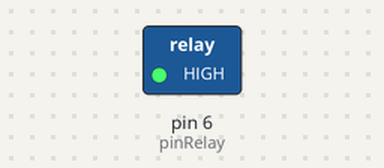
Recording of a sketch running on a simulated Arduino Uno, built with avr-gcc and run on an emulated ATmega328P. Shown: switched loads named in the sketch (green lamp = pin HIGH). Dashed ring = blinking. What the sketch prints to the serial monitor is not drawn.

Above: at 0.2 s.
Timing chart, 0 to 3.0 s (numbered marks = the images above):
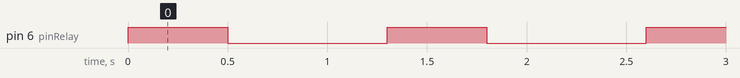

The sketch:

RelayControl.ino
```cpp
int pinRelay = 6;

void setup() {
  Serial.begin(9600);
  pinMode(pinRelay, OUTPUT);
}

void loop() {
  // put your main code here, to run repeatedly:
  digitalWrite(pinRelay, HIGH);
  Serial.println("a");
  delay(500);

  digitalWrite(pinRelay, LOW);
  Serial.println("b");
  delay(800);

}
```

Measured:
- by itself, pin 6 (pinRelay): alternates HIGH for 0.50 s and LOW for 0.80 s
